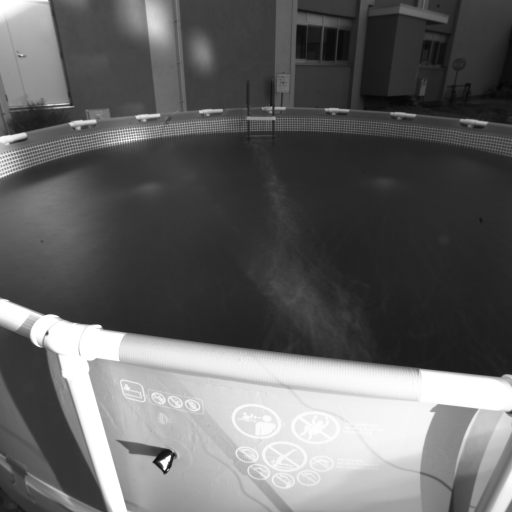
#> input picture 20221028/AVG_dual_2_40_1_C001H001S0001.bmp, 1024 x 1024 px, given in place of m.bmp, which was not available (shown at 1/2 size)
$ jupyter execute --allow-errors pre_processing2.ipynb
#> lines starting #> are read from the running program, lines starting #| are printed output that depends on the picture; after the words box and inside, x2 and y2 are one past the last pixel; in counts of white or black regions, pixels touching at a corner belong together; pictures that were not available may be replaced by others from this repository, and a replacement may not be noted
[cell 1]
import cv2
import numpy as np
from tqdm import tqdm

[cell 2]
IN_DIR = "E:\\M2\\original\\pool\\20221028_wada\\"
OUT_DIR = "E:\\M2\\result\\20221028\\"
sub_dir_list = [
    "dual_2_40_1_C001H001S0001",
    "dual_2_40_2_C001H001S0001",
    "dual_2_40_3_C001H001S0001",
    "dual_2_40_4_C001H001S0001",
    "dual_2_40_5_C001H001S0001",
    "dual_2_40_6_C001H001S0001"
]
sub_dir_list2 = [
    "dual_2\\1\\",
    "dual_2\\2\\",
    "dual_2\\3\\",
    "dual_2\\4\\",
    "dual_2\\5\\",
]

[cell 3]
p_original = np.float32([[404, 434], [728, 440], [360, 515], [772, 518], ])
p_trans = np.float32([[800, 1100], [1320, 1100], [800, 1400], [1320, 1400]])
M = cv2.getPerspectiveTransform(p_original, p_trans)

[cell 4]
c = (557, 770)
rot_mat = cv2.getRotationMatrix2D(c, -7, 1.0)

[cell 5]
mask = cv2.imread("m.bmp", 0)
#> mask is the input picture: shape (1024, 1024); min 5, max 255, mean 99.9
mask2 = cv2.imread("MASK_dual_2_40_1_C001H001S0001.bmp", 0)
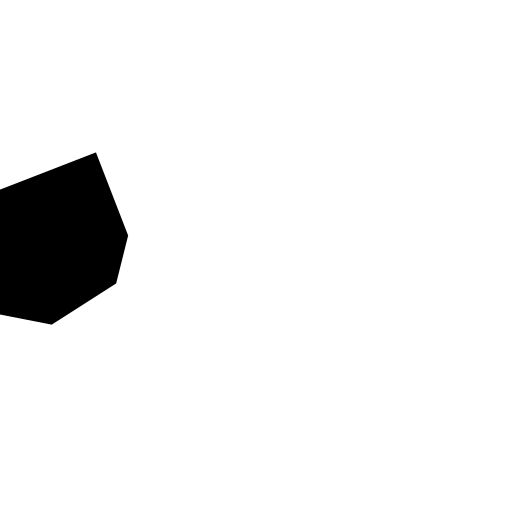
#> input picture 20221028/MASK_dual_2_40_1_C001H001S0001.bmp, 1024 x 1024 px (shown at 1/2 size)
#> mask2 is the input picture: shape (1024, 1024); min 0, max 255, mean 238.9
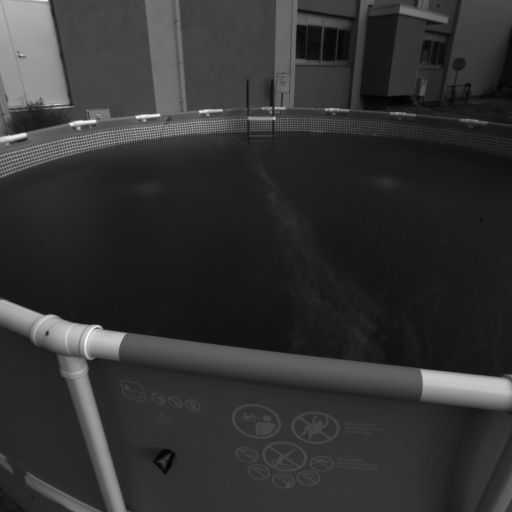
#> input picture 20221028/AVG_dual_2_40_2_C001H001S0001.bmp, 1024 x 1024 px, given in place of dual_2_40_5_C001H001S0001000001.bmp, which was not available (shown at 1/2 size)

[cell 6]
def preprocessing_2(img, mode):
#> called with mode = 4
    if mode == 0 or mode == 3:
        img = cv2.bitwise_and(img, img, mask=mask)
        img = cv2.bitwise_and(img, img, mask=mask2)
        img = cv2.warpPerspective(img, M, (2000, 2000))
        img = cv2.warpAffine(img, rot_mat, img.shape[1::-1])
        _, img = cv2.threshold(img[500:1800, :], 150, 255, cv2.THRESH_BINARY)
        retval, labels, stats, centroids = cv2.connectedComponentsWithStats(img)
    else:
        img = cv2.bitwise_and(img, img, mask=mask)
#> img is the input picture: shape (1024, 1024); min 3, max 255, mean 50.6
        img = cv2.warpPerspective(img, M, (2000, 2000))
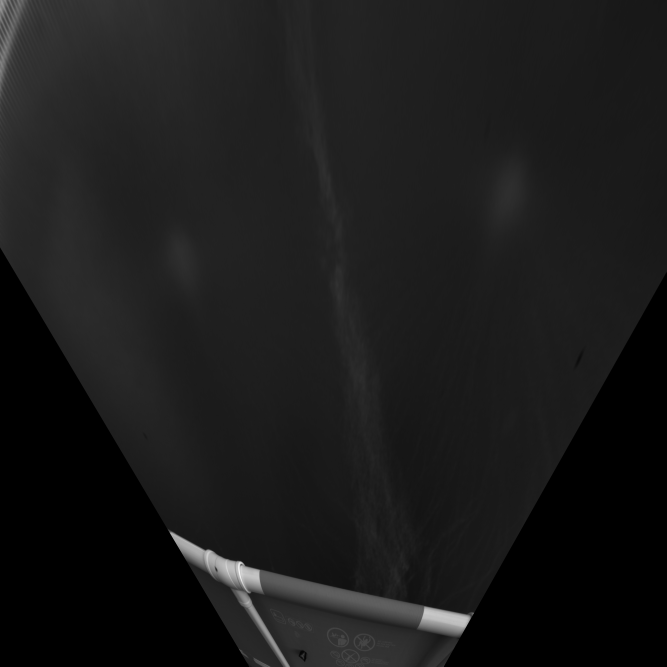
#> img: shape (2000, 2000) (shown at 1/3 size); min 0, max 253, mean 26.4
        img = cv2.warpAffine(img, rot_mat, img.shape[1::-1])
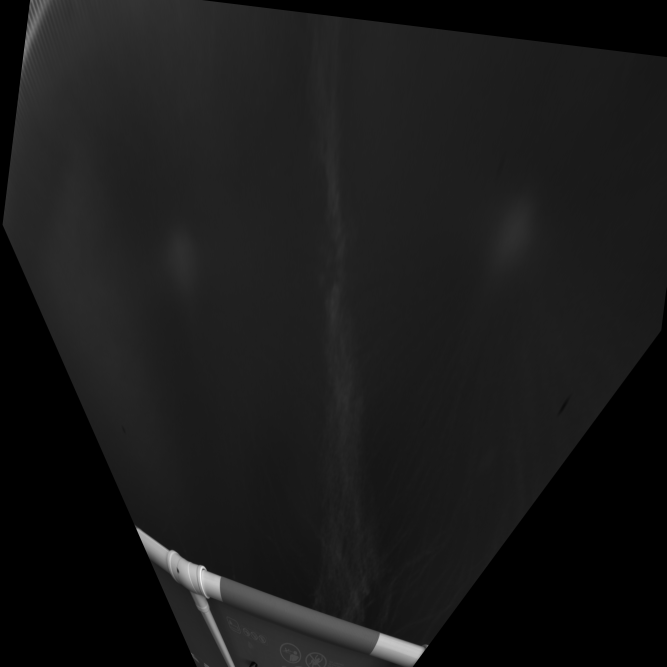
#> img: shape (2000, 2000) (shown at 1/3 size); min 0, max 252, mean 25.6
        _, img = cv2.threshold(img[500:1800, :], 90, 255, cv2.THRESH_BINARY)
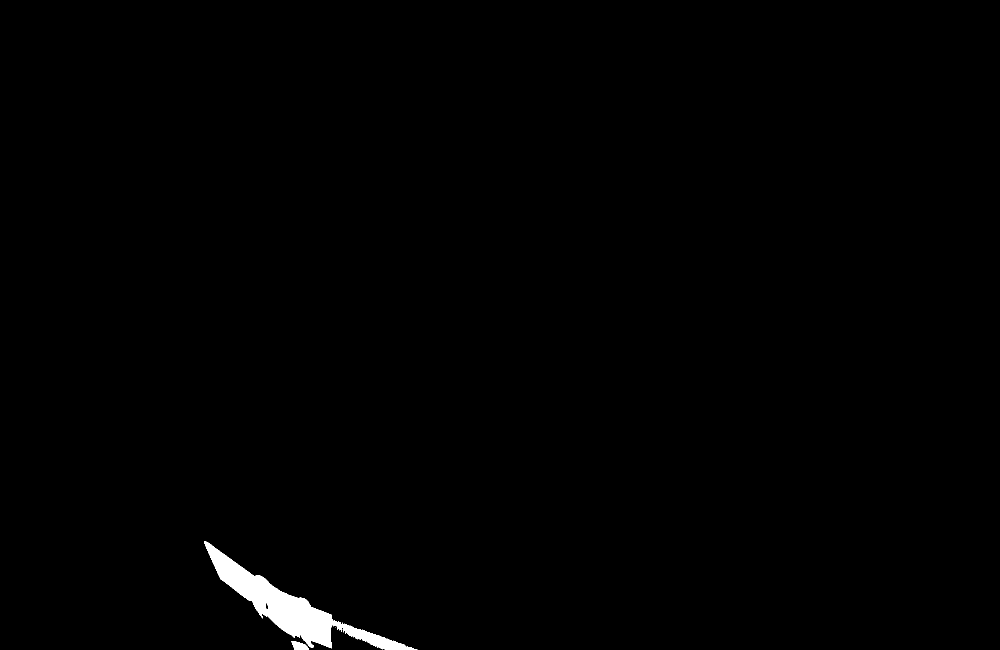
#> img: shape (1300, 2000) (shown at 1/2 size); 0.75% white; 5 white regions (3 under 20 px), largest, box (x1, y1, x2, y2) and area: (408, 1083, 835, 1300) 19021, (583, 1282, 618, 1300) 417
        retval, labels, stats, centroids = cv2.connectedComponentsWithStats(img)
#> labels: shape (1300, 2000) int32; 6 distinct labels, from 0 to 5
#> retval = 6; stats = [[0, 0, 2000, 1300, 2580559], [408, 1083, 427, 217, 19021], [663, 1255, 1, 1, 1], [671, 1254, 1, 1, 1], [583, 1282, 35, 18, 417], [765, 1299, 1, 1, 1]]; centroids = [[1002.7, 645.2], [577.6, 1213.9], [663, 1255], [671, 1254], [598.6, 1291.9], [765, 1299]]
#> `dst, res = preprocessing_2(img=cv2.imread(IN_DIR + sub_dir_list[d] + "..`: res has the same summary as centroids in preprocessing_2

    return img, centroids

#> (a cell that did not finish here is left out)
